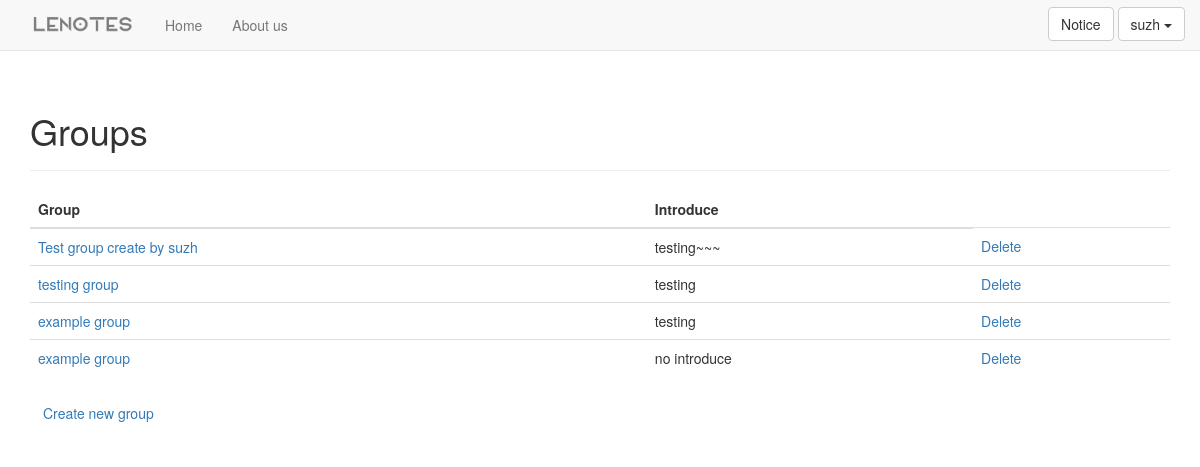
Page /group/ (signed in) on the earlier database version.
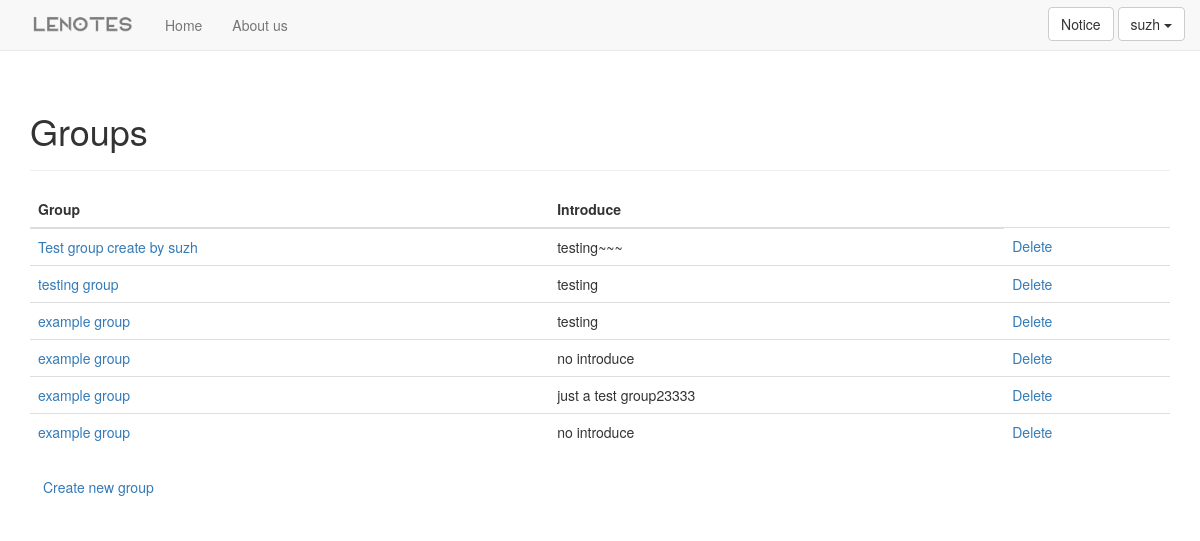
Same page on the later database version.
### lenotes/models.py (models this page shows, shortened)
class Group(models.Model):
    name = models.CharField(max_length = 40, default="example group")
    intro = models.CharField(max_length = 200, default="no introduce")
    date_added = models.DateTimeField(auto_now_add = True)
    owner = models.ForeignKey(User, on_delete = models.CASCADE, related_name='group_owner')
    members = models.ManyToManyField(User)
    profile = ProcessedImageField(upload_to='group/img', default='group/img/default.jpg',
        processors=[ResizeToFill(750, 465)],  format='JPEG', options={'quality': 60})

### lenotes/views.py (the view)
# urls.py: path('group/', views.groups, name = 'groups'),
@login_required
def groups(request):
    groups = Group.objects.filter(owner=request.user).order_by('date_added')
    context = {'groups': groups}
    return render(request, 'lenotes/groups.html', context)

### lenotes/templatetags/base.py (called while the page is built)
@register.filter
def getUnreadCount(user):
    try:
        info = UserInfo.objects.get(user=user)
    except ObjectDoesNotExist:
        return 0
    else:
        return info.unread_count

### lenotes/templates/lenotes/groups.html
{% extends "lenotes/base.html" %} {% block header %}
<h1>Groups</h1>
{% endblock %} {% block content %}
<table class="table table-hover">
    <thead>
        <tr>
            <th>Group</th>
            <th>Introduce</th>
        </tr>
    </thead>
    <tbody>
        {% for group in groups %}
        <tr>
            <td><a href="{% url 'lenotes:group' group.id %}">{{ group.name }}</a></td>
            <td>{{group.intro}}</td>
            <td><a href="{% url 'lenotes:del_group' group.id %}">Delete</a></td>
        </tr>
        {% empty %}
        <li>No group have been created yet.</li>
        {% endfor %}
    </tbody>
</table>
<h4><a href="{% url 'lenotes:new_group' %}" class="btn btn-deaflut">Create new group</a></h4>
{% endblock content %}

Differences in the rows shown:
added Group: name "example group", intro "just a test group23333"
added Group: name "example group", intro "no introduce"
